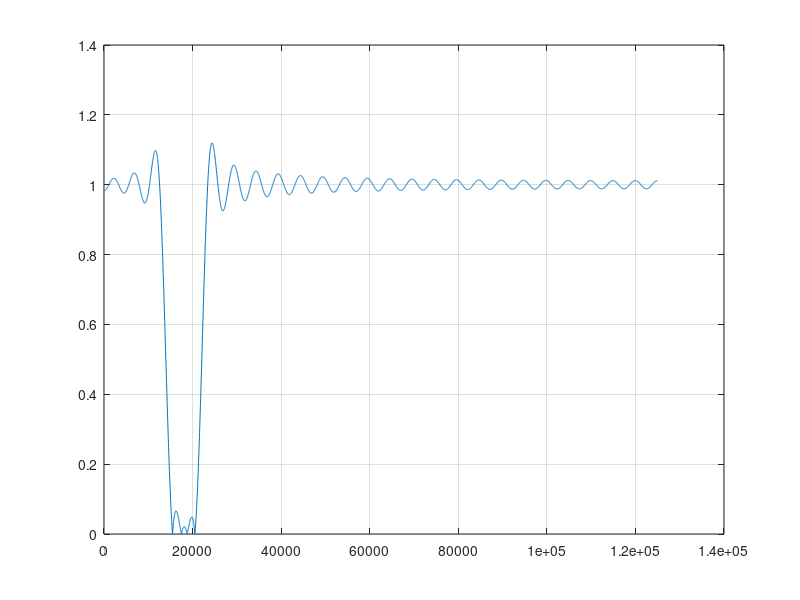

Recreate this plot in MATLAB.
fs = 250000;
p1=13000; %kHz passband1
p2=23000; %kHz passband2
s1=15000; %kHz stopband1 (transition band=2kHz)
s2=21000; %kHz stopband2 (transition band=2kHz)
ps1=(p1+s1)/2;
ps2=(p2+s2)/2;
wc1=ps1*2*pi/fs;
wc2=ps2*2*pi/fs;

%Kaiser paramters
A = -20*log10(0.15);
freqT=2000;
wT=2*pi*freqT/fs; 
M1=ceil((A-8)/(2.285*wT)); %Window length for Kaiser Window
M=M1+25;

%Ideal bandpass impulse response of length "M"

alpha=(M-1)/2;
n=[0:1:(M-1)];
m=n-alpha+eps;
hd1=sin(wc1*m)./(pi*m);
hd2=sin(wc2*m)./(pi*m);
hd3=sin(pi*m)./(pi*m);

bs_ideal=hd3+hd1-hd2;

%Kaiser Window of length "M" with beta=0
kaiser_win = (kaiser(M,0))';

firbs = bs_ideal .* kaiser_win;

%magnitude response
[H,f] = freqz(firbs,1,4096, fs);
plot(f,abs(H))
grid